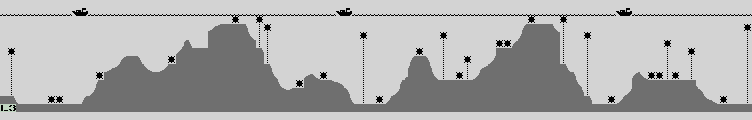

The image is a tile-based game level rendered from a .tmx file. Its description and source (layers, tilesets, objects; grid data summarised) follow:
An orthogonal 94x15 tile map with 8x8 px tiles, 1 tile layer (Tile Layer 1).

<map version="1.0" orientation="orthogonal" width="94" height="15" tilewidth="8" tileheight="8">
 <tileset firstgid="1" name="SeaDragon" tilewidth="8" tileheight="8">
  <image source="../images/LandscapeTiles2.png" width="128" height="112" />
 </tileset>
 <layer name="Tile Layer 1" width="94" height="15">
  <data>[1410 cells, 1410 non-empty, 33 distinct tile ids]</data>
 </layer>
</map>